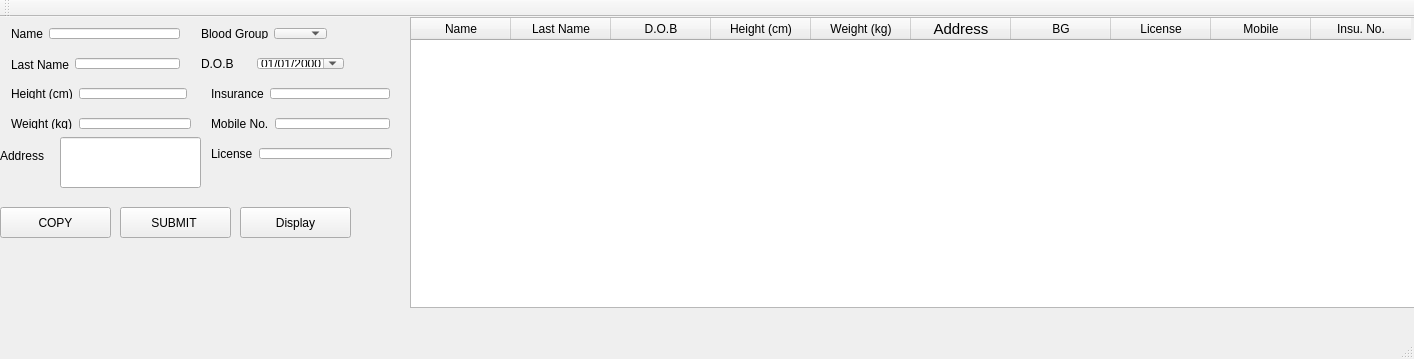
<?xml version="1.0" encoding="UTF-8"?>
<ui version="4.0">
 <class>MainWindow</class>
 <widget class="QMainWindow" name="MainWindow">
  <property name="geometry">
   <rect>
    <x>0</x>
    <y>0</y>
    <width>1414</width>
    <height>359</height>
   </rect>
  </property>
  <property name="windowTitle">
   <string>MainWindow</string>
  </property>
  <widget class="QWidget" name="centralWidget">
   <widget class="QLineEdit" name="lineEdit_8">
    <property name="geometry">
     <rect>
      <x>60</x>
      <y>120</y>
      <width>141</width>
      <height>51</height>
     </rect>
    </property>
   </widget>
   <widget class="QPushButton" name="pushButton_2">
    <property name="geometry">
     <rect>
      <x>240</x>
      <y>190</y>
      <width>111</width>
      <height>31</height>
     </rect>
    </property>
    <property name="text">
     <string>Display</string>
    </property>
   </widget>
   <widget class="QPushButton" name="pushButton">
    <property name="geometry">
     <rect>
      <x>120</x>
      <y>190</y>
      <width>111</width>
      <height>31</height>
     </rect>
    </property>
    <property name="text">
     <string>SUBMIT </string>
    </property>
   </widget>
   <widget class="QTableWidget" name="tableWidget">
    <property name="geometry">
     <rect>
      <x>410</x>
      <y>0</y>
      <width>1031</width>
      <height>291</height>
     </rect>
    </property>
    <property name="cursor" stdset="0">
     <cursorShape>PointingHandCursor</cursorShape>
    </property>
    <property name="dragEnabled">
     <bool>true</bool>
    </property>
    <column>
     <property name="text">
      <string>Name</string>
     </property>
    </column>
    <column>
     <property name="text">
      <string>Last Name</string>
     </property>
    </column>
    <column>
     <property name="text">
      <string>D.O.B</string>
     </property>
    </column>
    <column>
     <property name="text">
      <string>Height (cm)</string>
     </property>
    </column>
    <column>
     <property name="text">
      <string>Weight (kg)</string>
     </property>
    </column>
    <column>
     <property name="text">
      <string>Address</string>
     </property>
     <property name="font">
      <font>
       <pointsize>11</pointsize>
      </font>
     </property>
    </column>
    <column>
     <property name="text">
      <string>BG</string>
     </property>
     <property name="textAlignment">
      <set>AlignHCenter|AlignVCenter|AlignCenter</set>
     </property>
    </column>
    <column>
     <property name="text">
      <string>License</string>
     </property>
    </column>
    <column>
     <property name="text">
      <string>Mobile</string>
     </property>
    </column>
    <column>
     <property name="text">
      <string>Insu. No.</string>
     </property>
    </column>
   </widget>
   <widget class="QLabel" name="label_7">
    <property name="geometry">
     <rect>
      <x>0</x>
      <y>130</y>
      <width>54</width>
      <height>18</height>
     </rect>
    </property>
    <property name="text">
     <string>Address</string>
    </property>
   </widget>
   <widget class="QPushButton" name="pushButton_3">
    <property name="geometry">
     <rect>
      <x>0</x>
      <y>190</y>
      <width>111</width>
      <height>31</height>
     </rect>
    </property>
    <property name="text">
     <string>COPY</string>
    </property>
   </widget>
   <widget class="QWidget" name="">
    <property name="geometry">
     <rect>
      <x>0</x>
      <y>0</y>
      <width>191</width>
      <height>33</height>
     </rect>
    </property>
    <layout class="QHBoxLayout" name="horizontalLayout">
     <item>
      <widget class="QLabel" name="label">
       <property name="text">
        <string>Name</string>
       </property>
      </widget>
     </item>
     <item>
      <widget class="QLineEdit" name="lineEdit"/>
     </item>
    </layout>
   </widget>
   <widget class="QWidget" name="">
    <property name="geometry">
     <rect>
      <x>0</x>
      <y>30</y>
      <width>191</width>
      <height>33</height>
     </rect>
    </property>
    <layout class="QHBoxLayout" name="horizontalLayout_2">
     <item>
      <widget class="QLabel" name="label_2">
       <property name="text">
        <string>&lt;html&gt;&lt;head/&gt;&lt;body&gt;&lt;p&gt;&lt;span style=&quot; font-size:9pt;&quot;&gt;Last Name&lt;/span&gt;&lt;/p&gt;&lt;/body&gt;&lt;/html&gt;</string>
       </property>
      </widget>
     </item>
     <item>
      <widget class="QLineEdit" name="lineEdit_3"/>
     </item>
    </layout>
   </widget>
   <widget class="QWidget" name="">
    <property name="geometry">
     <rect>
      <x>0</x>
      <y>60</y>
      <width>198</width>
      <height>33</height>
     </rect>
    </property>
    <layout class="QHBoxLayout" name="horizontalLayout_3">
     <item>
      <widget class="QLabel" name="label_3">
       <property name="text">
        <string>Height (cm)</string>
       </property>
      </widget>
     </item>
     <item>
      <widget class="QLineEdit" name="lineEdit_4"/>
     </item>
    </layout>
   </widget>
   <widget class="QWidget" name="">
    <property name="geometry">
     <rect>
      <x>0</x>
      <y>90</y>
      <width>202</width>
      <height>33</height>
     </rect>
    </property>
    <layout class="QHBoxLayout" name="horizontalLayout_4">
     <item>
      <widget class="QLabel" name="label_4">
       <property name="text">
        <string>Weight (kg)</string>
       </property>
      </widget>
     </item>
     <item>
      <widget class="QLineEdit" name="lineEdit_2"/>
     </item>
    </layout>
   </widget>
   <widget class="QWidget" name="">
    <property name="geometry">
     <rect>
      <x>190</x>
      <y>0</y>
      <width>148</width>
      <height>33</height>
     </rect>
    </property>
    <layout class="QHBoxLayout" name="horizontalLayout_5">
     <item>
      <widget class="QLabel" name="label_6">
       <property name="text">
        <string>Blood Group</string>
       </property>
      </widget>
     </item>
     <item>
      <widget class="QComboBox" name="comboBox">
       <property name="currentIndex">
        <number>-1</number>
       </property>
       <item>
        <property name="text">
         <string>A+</string>
        </property>
       </item>
       <item>
        <property name="text">
         <string>A-</string>
        </property>
       </item>
       <item>
        <property name="text">
         <string>AB+</string>
        </property>
       </item>
       <item>
        <property name="text">
         <string>AB-</string>
        </property>
       </item>
       <item>
        <property name="text">
         <string>B+</string>
        </property>
       </item>
       <item>
        <property name="text">
         <string>B-</string>
        </property>
       </item>
       <item>
        <property name="text">
         <string>O+</string>
        </property>
       </item>
       <item>
        <property name="text">
         <string>O-</string>
        </property>
       </item>
      </widget>
     </item>
    </layout>
   </widget>
   <widget class="QWidget" name="">
    <property name="geometry">
     <rect>
      <x>190</x>
      <y>30</y>
      <width>165</width>
      <height>33</height>
     </rect>
    </property>
    <layout class="QHBoxLayout" name="horizontalLayout_6">
     <item>
      <widget class="QLabel" name="label_10">
       <property name="text">
        <string>D.O.B</string>
       </property>
      </widget>
     </item>
     <item>
      <widget class="QDateEdit" name="dateEdit">
       <property name="displayFormat">
        <string>dd/MM/yyyy</string>
       </property>
       <property name="calendarPopup">
        <bool>true</bool>
       </property>
      </widget>
     </item>
    </layout>
   </widget>
   <widget class="QWidget" name="">
    <property name="geometry">
     <rect>
      <x>200</x>
      <y>60</y>
      <width>201</width>
      <height>33</height>
     </rect>
    </property>
    <layout class="QHBoxLayout" name="horizontalLayout_7">
     <item>
      <widget class="QLabel" name="label_8">
       <property name="text">
        <string>Insurance</string>
       </property>
      </widget>
     </item>
     <item>
      <widget class="QLineEdit" name="lineEdit_5"/>
     </item>
    </layout>
   </widget>
   <widget class="QWidget" name="">
    <property name="geometry">
     <rect>
      <x>200</x>
      <y>90</y>
      <width>201</width>
      <height>33</height>
     </rect>
    </property>
    <layout class="QHBoxLayout" name="horizontalLayout_8">
     <item>
      <widget class="QLabel" name="label_5">
       <property name="text">
        <string>Mobile No.</string>
       </property>
      </widget>
     </item>
     <item>
      <widget class="QLineEdit" name="lineEdit_6"/>
     </item>
    </layout>
   </widget>
   <widget class="QWidget" name="">
    <property name="geometry">
     <rect>
      <x>200</x>
      <y>120</y>
      <width>203</width>
      <height>33</height>
     </rect>
    </property>
    <layout class="QHBoxLayout" name="horizontalLayout_9">
     <item>
      <widget class="QLabel" name="label_9">
       <property name="text">
        <string>License</string>
       </property>
      </widget>
     </item>
     <item>
      <widget class="QLineEdit" name="lineEdit_7"/>
     </item>
    </layout>
   </widget>
   <zorder>label_5</zorder>
   <zorder>label_9</zorder>
   <zorder>label_6</zorder>
   <zorder>lineEdit_3</zorder>
   <zorder>lineEdit_8</zorder>
   <zorder>lineEdit_4</zorder>
   <zorder>pushButton_2</zorder>
   <zorder>pushButton</zorder>
   <zorder>lineEdit_6</zorder>
   <zorder>tableWidget</zorder>
   <zorder>label_4</zorder>
   <zorder>comboBox</zorder>
   <zorder>lineEdit_2</zorder>
   <zorder>label_3</zorder>
   <zorder>lineEdit</zorder>
   <zorder>label_8</zorder>
   <zorder>label</zorder>
   <zorder>lineEdit_5</zorder>
   <zorder>label_7</zorder>
   <zorder>lineEdit_7</zorder>
   <zorder>label_2</zorder>
   <zorder>pushButton_3</zorder>
   <zorder>label_10</zorder>
   <zorder>dateEdit</zorder>
   <zorder>lineEdit_4</zorder>
  </widget>
  <widget class="QMenuBar" name="menuBar">
   <property name="geometry">
    <rect>
     <x>0</x>
     <y>0</y>
     <width>1414</width>
     <height>29</height>
    </rect>
   </property>
  </widget>
  <widget class="QToolBar" name="mainToolBar">
   <attribute name="toolBarArea">
    <enum>TopToolBarArea</enum>
   </attribute>
   <attribute name="toolBarBreak">
    <bool>false</bool>
   </attribute>
  </widget>
  <widget class="QStatusBar" name="statusBar"/>
 </widget>
 <layoutdefault spacing="6" margin="11"/>
 <tabstops>
  <tabstop>lineEdit</tabstop>
  <tabstop>lineEdit_3</tabstop>
  <tabstop>lineEdit_4</tabstop>
  <tabstop>lineEdit_2</tabstop>
  <tabstop>lineEdit_8</tabstop>
  <tabstop>comboBox</tabstop>
  <tabstop>dateEdit</tabstop>
  <tabstop>lineEdit_5</tabstop>
  <tabstop>lineEdit_6</tabstop>
  <tabstop>lineEdit_7</tabstop>
  <tabstop>pushButton_3</tabstop>
  <tabstop>pushButton</tabstop>
  <tabstop>pushButton_2</tabstop>
  <tabstop>tableWidget</tabstop>
 </tabstops>
 <resources/>
 <connections/>
</ui>
